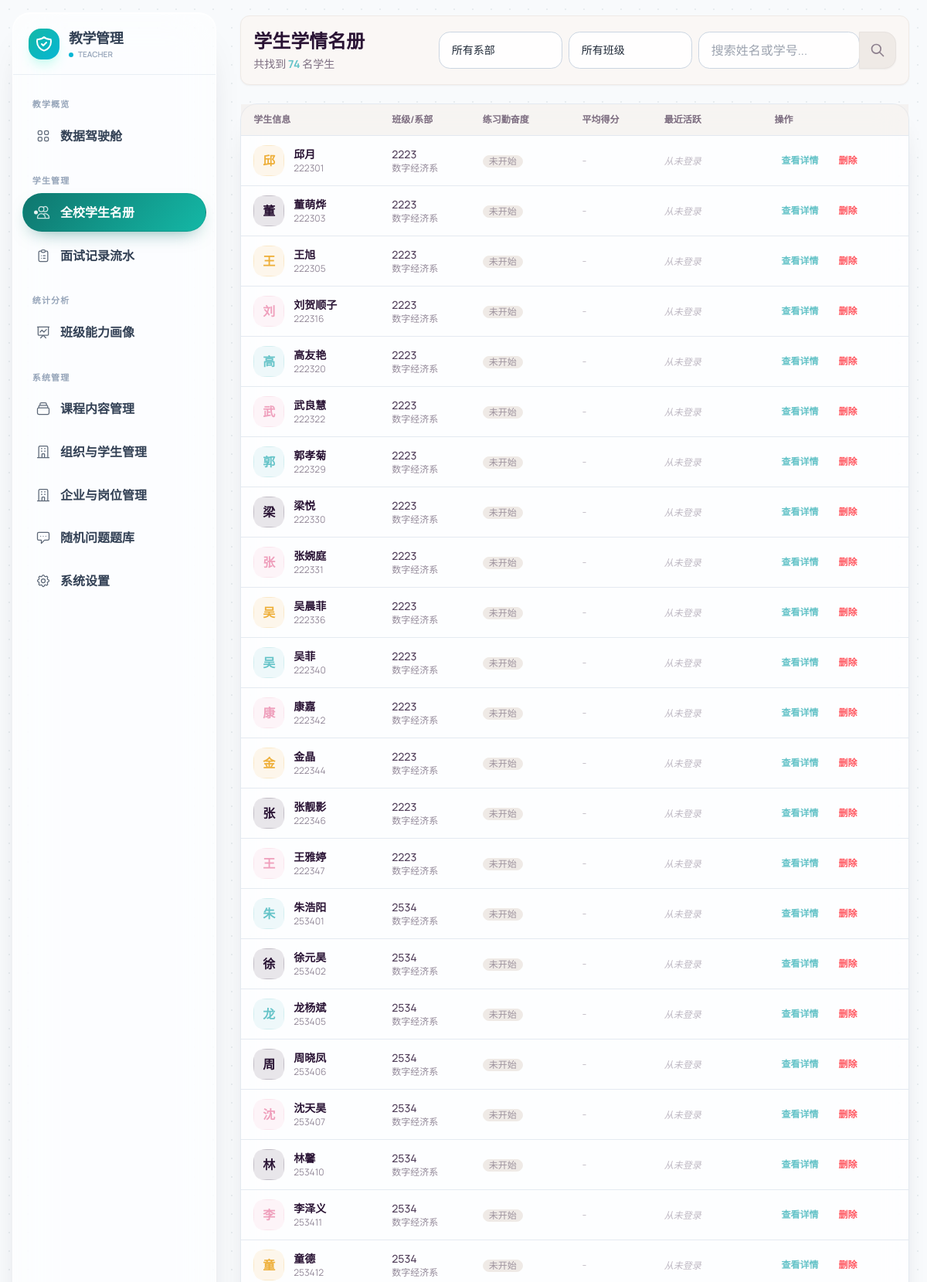
The page /teacher/students (signed in, upper part) on the database its author committed.
### app/models.py (models this page shows, shortened)
class User(UserMixin, db.Model):
    __tablename__ = 'users'
    id = db.Column(db.Integer, primary_key=True)
    username = db.Column(db.String(50), unique=True, nullable=False)
    password_hash = db.Column(db.String(128))
    truename = db.Column(db.String(50))
    student_id = db.Column(db.String(20), unique=True)
    role = db.Column(db.String(20), default='student')
    department = db.Column(db.String(50))
    class_name = db.Column(db.String(50))
    resume_text = db.Column(db.Text)
    resume_tags = db.Column(db.String(255))  # 用逗号分隔的字符串存储
    profile_info = db.Column(db.JSON)
    created_at = db.Column(db.DateTime, default=datetime.now)
    @property
    def is_teacher(self):
        return self.role in ['teacher', 'dept_head', 'admin']

### app/routes.py (the view)
@bp.route('/teacher/students')
@login_required
@teacher_required
def teacher_students():
    query = User.query.filter_by(role='student')
    if current_user.role == 'teacher':
        query = query.filter_by(class_name=current_user.class_name)
    elif current_user.role == 'dept_head':
        query = query.filter_by(department=current_user.department)
    students_db = query.all()
    student_list = []
    for s in students_db:
        finished_sessions = [sess for sess in s.sessions if sess.status == 'completed']
        count = len(finished_sessions)
        avg_score = 0
        last_active = None
        if count > 0:
            total = sum(sess.total_score for sess in finished_sessions if sess.total_score)
            avg_score = round(total / count, 1)
            last_active = max(sess.start_time for sess in finished_sessions)
        student_list.append({
            'info': s,
            'count': count,
            'avg_score': avg_score,
            'last_active': last_active
        })
    student_list.sort(key=lambda x: x['avg_score'] if x['count'] > 0 else -1)
    return render_template('teacher_students.html', students=student_list)

### app/templates/teacher_students.html (shortened to what this page needs)
{% extends "teacher_base.html" %}
{% block content %}
{% set all_depts = students | map(attribute='info.department') | unique | list %}
{% set all_classes = students | map(attribute='info.class_name') | unique | list %}
{% set avatar_styles = [
    'bg-secondary/10 text-secondary border border-secondary/20',
    'bg-accent/10 text-accent border border-accent/20',
    'bg-primary/10 text-primary border border-primary/20',
    'bg-neutral/10 text-neutral border border-neutral/20'
] %}
<div class="space-y-6">
    <div class="flex flex-col lg:flex-row justify-between items-start lg:items-center gap-4 bg-base-100 p-4 rounded-xl shadow-sm border border-base-200">
        <div>
            <h2 class="text-2xl font-bold text-base-content">学生学情名册</h2>
            <p class="text-base-content/60 text-sm mt-1">共找到 <span id="visible-count" class="font-bold text-primary">{{ students|length }}</span> 名学生</p>
        </div>
        <div class="flex flex-col md:flex-row gap-2 w-full lg:w-auto items-center flex-nowrap">
            <select id="dept-filter" class="select select-bordered w-full md:w-40 text-sm" onchange="filterDept()">
                <option value="">所有系部</option>
            </select>
            <select id="class-filter" class="select select-bordered w-full md:w-40 text-sm" onchange="filterTable()">
                <option value="">所有班级</option>
            </select>
            <div class="join w-full md:w-64">
                <input type="text" id="search-input" placeholder="搜索姓名或学号..." class="input input-bordered join-item w-full" onkeyup="filterTable()" />
                <button class="btn btn-square join-item bg-base-200 border-l border-base-300">
                    <svg xmlns="http://www.w3.org/2000/svg" class="h-5 w-5 text-base-content/50" fill="none" viewBox="0 0 24 24" stroke="currentColor"><path stroke-linecap="round" stroke-linejoin="round" stroke-width="2" d="M21 21l-6-6m2-5a7 7 0 11-14 0 7 7 0 0114 0z" /></svg>
                </button>
            </div>
        </div>
    </div>
    <div class="card bg-base-100 shadow-sm border border-base-200">
        <div class="card-body p-0">
            <div class="overflow-x-auto min-h-[500px]">
                <table class="table w-full" id="student-table">
                    <thead class="bg-base-200/50 text-base-content/60">
                        <tr>
                            <th>学生信息</th>
                            <th>班级/系部</th>
                            <th>练习勤奋度</th>
                            <th>平均得分</th>
                            <th>最近活跃</th>
                            <th>操作</th>
                        </tr>
                    </thead>
                    <tbody>
                        {% if students %}
                            {% for item in students %}
                            <tr class="hover group student-row">
                                <td>
                                    <div class="flex items-center space-x-3">
                                        <div class="avatar placeholder">
                                            {% set style_class = avatar_styles[(item.info.id) % 4] %}
                                            <div class="{{ style_class }} mask mask-squircle w-10 h-10 flex items-center justify-center">
                                                <span class="text-base font-bold">{{ item.info.truename[0] if item.info.truename else '无' }}</span>
                                            </div>
                                        </div>
                                        <div>
                                            <div class="font-bold text-base-content js-name">{{ item.info.truename }}</div>
                                            <div class="text-xs text-base-content/50 js-id">{{ item.info.student_id or '' }}</div>
                                        </div>
                                    </div>
                                </td>
                                <td>
                                    <div class="font-medium text-base-content/80 js-class">{{ item.info.class_name }}</div>
                                    <div class="text-xs text-base-content/50 js-dept">{{ item.info.department }}</div>
                                </td>
                                <td>
                                    {% if item.count == 0 %}
                                        <span class="badge badge-ghost badge-sm text-base-content/40">未开始</span>
                                    {% endif %}
                                </td>
                                <td>
                                    {% if item.count == 0 %}
                                        <span class="text-base-content/30">-</span>
                                    {% endif %}
                                </td>
                                <td class="text-base-content/60 text-sm">
                                    {% if item.last_active %}
                                        {{ item.last_active.strftime('%m-%d %H:%M') }}
                                    {% else %}
                                        <span class="text-base-content/30 italic text-xs">从未登录</span>
                                    {% endif %}
                                </td>
                                <td>
                                    <div class="flex gap-2">
                                        <a href="{{ url_for('routes.teacher_student_detail', user_id=item.info.id) }}" class="btn btn-ghost btn-xs text-primary hover:bg-primary/10">
                                            查看详情
                                        </a>
                                        {% if current_user.role == 'admin' %}
                                        <button onclick="deleteStudent({{ item.info.id }}, '{{ item.info.truename }}')" class="btn btn-ghost btn-xs text-error hover:bg-error/10">
                                            删除
                                        </button>
                                        {% endif %}
                                    </div>
                                </td>
                            </tr>
                            {% endfor %}
                        {% endif %}
                    </tbody>
                </table>
            </div>
        </div>
    </div>
</div>
{% endblock %}

### app/templates/teacher_base.html (style rules this page uses)
:root { --theme-primary: #0f766e; --theme-primary-hover: #0d9488; --theme-soft: #ecfeff; --theme-border: rgba(15, 118, 110, 0.22); --glass-surface: rgba(255, 255, 255, 0.62); --glass-strong: rgba(255, 255, 255, 0.78); --text-main: #1f2937; }
html, body { min-height: 100%; }
body { margin: 0; color: var(--text-main); font-family: 'Manrope', 'Noto Sans SC', sans-serif; background-color: #f8fafc; background-image: radial-gradient(#e7ecef 1.4px, transparent 1.4px); background-size: 24px 24px; position: relative; }
body::before { content: ''; position: fixed; inset: 0; pointer-events: none; z-index: -1; background: radial-gradient(circle at 14% 9%, rgba(45, 212, 191, 0.17), transparent 35%), radial-gradient(circle at 88% 18%, rgba(59, 130, 246, 0.12), transparent 30%), linear-gradient(140deg, rgba(255, 255, 255, 0.62), rgba(255, 255, 255, 0)); }
.card, .stats, .modal-box { border: 1px solid rgba(226, 232, 240, 0.95) !important; background: var(--glass-strong) !important; backdrop-filter: blur(18px) saturate(145%); -webkit-backdrop-filter: blur(18px) saturate(145%); box-shadow: 0 18px 38px -28px rgba(15, 23, 42, 0.45), inset 0 1px 0 rgba(255, 255, 255, 0.85) !important; }
.card, .modal-box { border-radius: 1.35rem !important; }
.table :where(thead, tbody) tr { border-bottom-color: rgba(226, 232, 240, 0.9); }
.input, .select, .textarea { border-color: #cbd5e1 !important; border-radius: 0.9rem !important; background: rgba(255, 255, 255, 0.94) !important; transition: border-color 0.2s, box-shadow 0.2s, background-color 0.2s; }
.btn { border-radius: 0.95rem; font-weight: 700; transition: transform 0.2s ease, box-shadow 0.2s ease; }

### rows shown on the page
User: info "邱", info.truename "邱月", info "222301", info.class_name "2223", info.department "数字经济系"
User: info "董", info.truename "董萌烨", info "222303", info.class_name "2223", info.department "数字经济系"
User: info "王", info.truename "王旭", info "222305", info.class_name "2223", info.department "数字经济系"
User: info "刘", info.truename "刘贺顺子", info "222316", info.class_name "2223", info.department "数字经济系"
User: info "高", info.truename "高友艳", info "222320", info.class_name "2223", info.department "数字经济系"
User: info "武", info.truename "武良慧", info "222322", info.class_name "2223", info.department "数字经济系"
User: info "郭", info.truename "郭孝菊", info "222329", info.class_name "2223", info.department "数字经济系"
User: info "梁", info.truename "梁悦", info "222330", info.class_name "2223", info.department "数字经济系"
User: info "张", info.truename "张婉庭", info "222331", info.class_name "2223", info.department "数字经济系"
User: info "吴", info.truename "吴晨菲", info "222336", info.class_name "2223", info.department "数字经济系"
User: info "吴", info.truename "吴菲", info "222340", info.class_name "2223", info.department "数字经济系"
User: info "康", info.truename "康嘉", info "222342", info.class_name "2223", info.department "数字经济系"
User: info "金", info.truename "金晶", info "222344", info.class_name "2223", info.department "数字经济系"
User: info "张", info.truename "张靓影", info "222346", info.class_name "2223", info.department "数字经济系"
User: info "王", info.truename "王雅婷", info "222347", info.class_name "2223", info.department "数字经济系"
User: info "朱", info.truename "朱浩阳", info "253401", info.class_name "2534", info.department "数字经济系"
User: info "徐", info.truename "徐元昊", info "253402", info.class_name "2534", info.department "数字经济系"
User: info "龙", info.truename "龙杨斌", info "253405", info.class_name "2534", info.department "数字经济系"
User: info "周", info.truename "周晓凤", info "253406", info.class_name "2534", info.department "数字经济系"
User: info "沈", info.truename "沈天昊", info "253407", info.class_name "2534", info.department "数字经济系"
User: info "林", info.truename "林馨", info "253410", info.class_name "2534", info.department "数字经济系"
User: info "李", info.truename "李泽义", info "253411", info.class_name "2534", info.department "数字经济系"
User: info "童", info.truename "童德", info "253412", info.class_name "2534", info.department "数字经济系"

### other values the page prints
{{ students|length }} "74"
